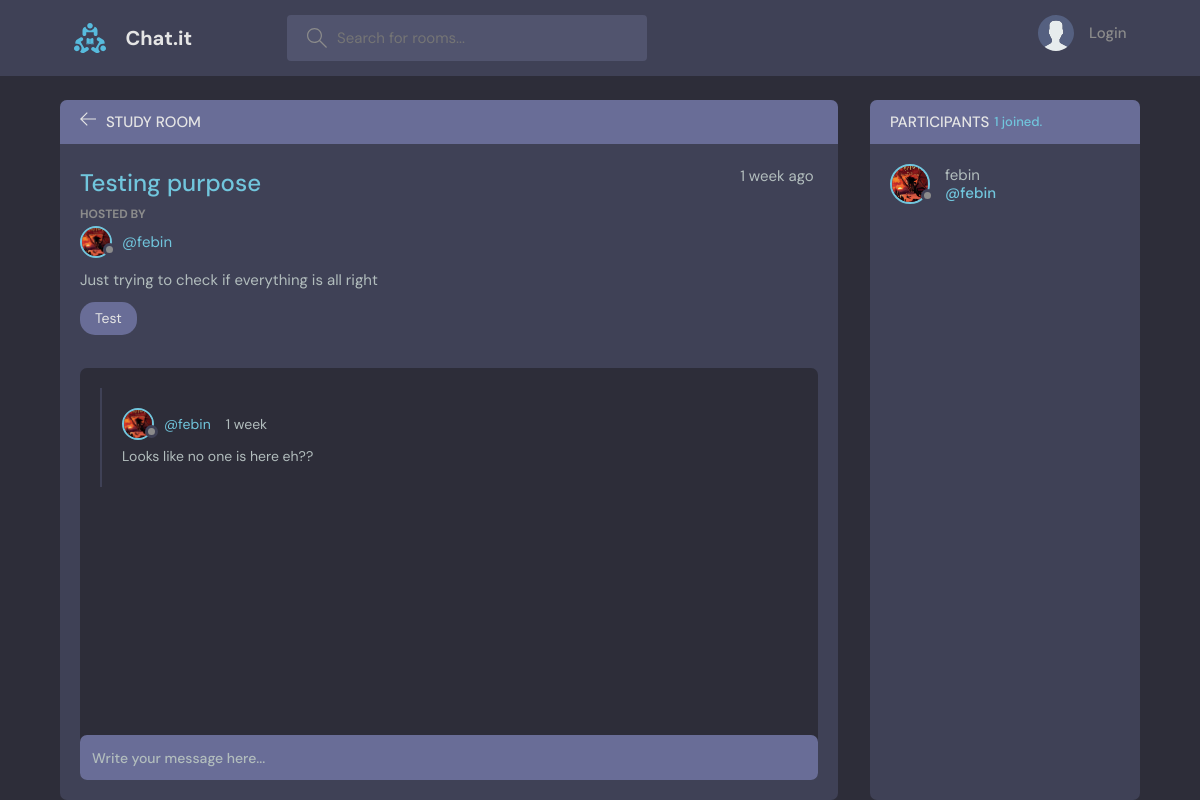
/room/1, run on the app's committed database.
### room/models.py (models this page shows, shortened)
class Room(models.Model):
    name = models.CharField(max_length=200)
    description = models.TextField(null=True, blank=True)
    updated_at = models.DateTimeField(auto_now=True)
    created_at = models.DateTimeField(auto_now_add=True)
    host = models.ForeignKey(User, on_delete=models.SET_NULL, null=True, related_name="created_rooms")
    participants = models.ManyToManyField(User, related_name="participants", blank=True)
    topic = models.ForeignKey(Topic, on_delete=models.SET_NULL, null=True, related_name="rooms")
    class Meta:
        ordering = ['-updated_at', '-created_at']

class User(AbstractUser):
    name = models.CharField(max_length=64)
    email = models.EmailField(unique=True)
    bio = models.TextField(null=True)
    avatar = models.ImageField(null=True, default='avatar.svg')
    USERNAME_FIELD = 'email'
    REQUIRED_FIELDS = []

class Topic(models.Model):
    name = models.CharField(max_length=64)

class Message(models.Model):
    user = models.ForeignKey(User, on_delete=models.CASCADE, related_name="user_messages")
    room = models.ForeignKey(Room, on_delete=models.CASCADE, related_name="room_messages")
    body = models.TextField()
    updated_at = models.DateTimeField(auto_now=True)
    created_at = models.DateTimeField(auto_now_add=True)
    class Meta:
        ordering = ['-updated_at', '-created_at']

### room/views.py (the view, shortened to what this page needs)
# urls.py: path("room/<int:room_id>", views.get_room, name="room"),
def get_room(request, room_id):
    room = Room.objects.get(pk=room_id)
    messages = room.room_messages.all().order_by("-updated_at")
    participants = room.participants.all()
    total_participants = participants.count()
    return render(request, 'room/room.html', {
        "room": room,
        "messages": messages,
        "participants": participants,
        "total_participants": total_participants,
    })

### room/templates/room/room.html (shortened to what this page needs)
{% extends 'room/layout.html' %}
{% load static %}
{% block content %}
    <main class="profile-page layout layout--2">
      <div class="container">
        <div class="room">
          <div class="room__top">
            <div class="room__topLeft">
              <a href="{% url 'room:home' %}">
                <svg version="1.1" xmlns="http://www.w3.org/2000/svg" width="32" height="32" viewBox="0 0 32 32">
                  <title>arrow-left</title>
                  <path
                    d="M13.723 2.286l-13.723 13.714 13.719 13.714 1.616-1.611-10.96-10.96h27.625v-2.286h-27.625l10.965-10.965-1.616-1.607z"
                  ></path>
                </svg>
              </a>
              <h3>Study Room</h3>
            </div>
          </div>
          <div class="room__box scroll">
            <div class="room__header scroll">
              <div class="room__info">
                <h3>{{ room.name }}</h3>
                <span style="margin-right: 5px;">{{ room.created_at | timesince }} ago</span>
              </div>
              <div class="room__hosted">
                <p>Hosted By</p>
                <a href="{% url 'room:profile' room.host.id %}" class="room__author">
                  <div class="avatar avatar--small">
                    <img src="{{ room.host.avatar.url }}" />
                  </div>
                  <span>@{{ room.host.username }}</span>
                </a>
              </div>
              <div class="room__details">
                {{ room.description }}
              </div>
              <span class="room__topics">{{ room.topic.name }}</span>
            </div>
            <div class="room__conversation">
              <div class="threads scroll">
                {% for message in messages %}
                <div class="thread">
                  <div class="thread__top">
                    <div class="thread__author">
                      <a href="{% url 'room:profile' message.user.id %}" class="thread__authorInfo">
                        <div class="avatar avatar--small">
                          <img src="{{ message.user.avatar.url }}" />
                        </div>
                        <span>@{{ message.user.username }}</span>
                      </a>
                      <span class="thread__date">{{ message.updated_at | timesince }}</span>
                    </div>
                  </div>
                  <div class="thread__details">
                    {{ message.body }}
                  </div>
                </div>
                {% endfor %}
              </div>
            </div>
          </div>
          <div class="room__message">
            <form action="{% url 'room:room' room.id %}" method="post">
              <input name="comment" placeholder="Write your message here..." />
            </form>
          </div>
        </div>
        <div class="participants">
          <h3 class="participants__top">Participants <span>{{ total_participants }} joined.</span></h3>
          <div class="participants__list scroll">
            {% for participant in participants %}
            <a href="{% url 'room:profile' participant.id %}" class="participant">
              <div class="avatar avatar--medium">
                <img src="{{ participant.avatar.url }}" />
              </div>
              <p>
                {{ participant.username }}
                <span>@{{ participant.username }}</span>
              </p>
            </a>
            {% endfor %}
          </div>
        </div>
      </div>
    </main>
{% endblock %}

### data on the page
Room: name "Testing purpose", created_at "1 week", host.avatar (picture), host.username "febin", description "Just trying to check if everything is all right", topic.name "Test"
Message: user.avatar (picture), user.username "febin", updated_at "1 week", body "Looks like no one is here eh??"
User: avatar (picture), username "febin"

### other printed values
{{ total_participants }} "1"
